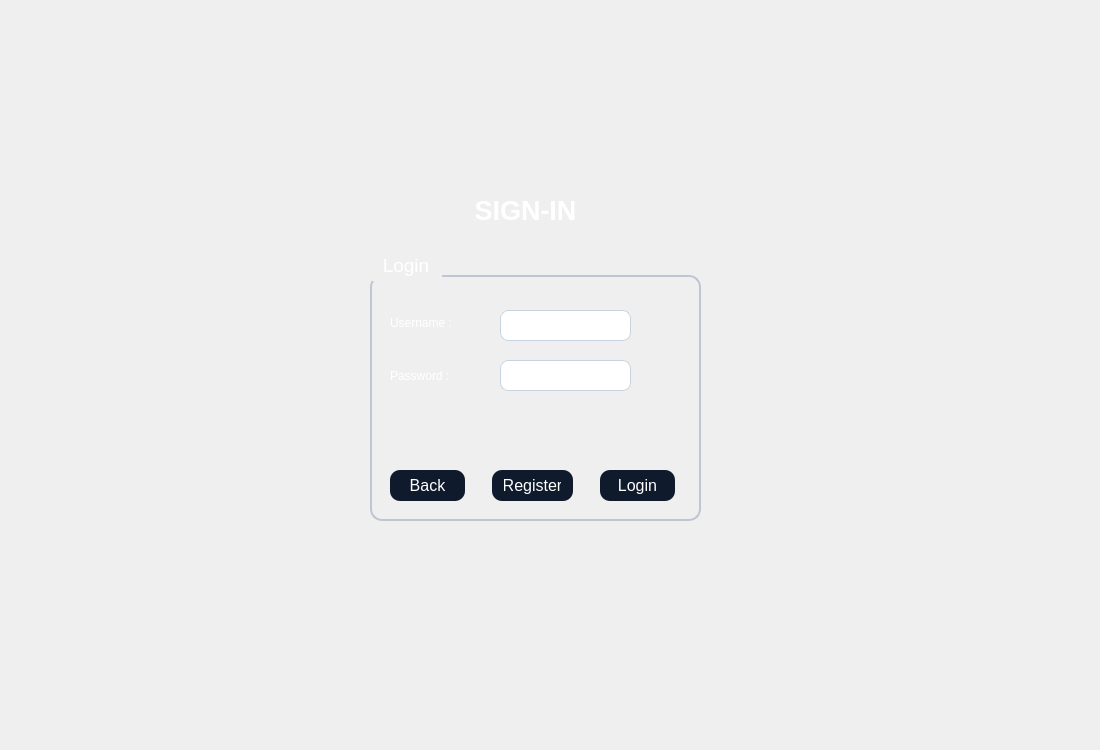
<?xml version="1.0" encoding="UTF-8"?>
<ui version="4.0">
 <class>secondwindow1</class>
 <widget class="QDialog" name="secondwindow1">
  <property name="geometry">
   <rect>
    <x>0</x>
    <y>0</y>
    <width>1100</width>
    <height>750</height>
   </rect>
  </property>
  <property name="windowTitle">
   <string>Dialog</string>
  </property>
  <property name="styleSheet">
   <string notr="true">QGroupBox {
    border: 1.5px solid #BFC5D2;
    border-radius: 12px;
    margin-top: 25px;
    color: white;
    font-family: &quot;Segoe UI Semibold&quot;;
    font-size: 14pt;
}

QGroupBox::title {
    subcontrol-origin: margin;
    padding: 4px 10px;
}
QPushButton {
    background-color: #0F1A2C;
    color: #FFFFFF;
	border-color: rgb(0, 0, 0);
    border-radius: 10px;
    font-family: &quot;Montserrat SemiBold&quot;;
    font-size: 12pt;
    padding: 6px 12px;
}

QPushButton:hover {
    background-color: #1A2942;
}

QPushButton:pressed {
    background-color: #09111A;
}
QLineEdit {
    background-color: #FFFFFF;
    border: 1px solid #C6D4E1;
    border-radius: 8px;
    padding: 6px;
    color: #0A1320;
    font-family: &quot;Inter&quot;;
    font-size: 11pt;
}

QLineEdit:focus {
    border: 1px solid #00B4FF;
    background-color: #F8FBFF;
}</string>
  </property>
  <widget class="QLabel" name="label_3">
   <property name="geometry">
    <rect>
     <x>320</x>
     <y>160</y>
     <width>401</width>
     <height>101</height>
    </rect>
   </property>
   <property name="styleSheet">
    <string notr="true">color: #FFFFFF; 
font-family: &quot;Montserrat SemiBold&quot;; 
font-size: 28pt;
font-weight: 700; 
padding: 4px 0;</string>
   </property>
   <property name="text">
    <string>&lt;html&gt;&lt;head/&gt;&lt;body&gt;&lt;p align=&quot;center&quot;&gt;&lt;span style=&quot; font-size:20pt;&quot;&gt;SIGN-IN&lt;/span&gt;&lt;/p&gt;&lt;/body&gt;&lt;/html&gt;</string>
   </property>
  </widget>
  <widget class="QLabel" name="label_4">
   <property name="geometry">
    <rect>
     <x>0</x>
     <y>0</y>
     <width>1100</width>
     <height>750</height>
    </rect>
   </property>
   <property name="styleSheet">
    <string notr="true">image: url(:/new/prefix1/bg.jpg);</string>
   </property>
   <property name="text">
    <string/>
   </property>
  </widget>
  <widget class="QGroupBox" name="groupBox">
   <property name="geometry">
    <rect>
     <x>370</x>
     <y>250</y>
     <width>331</width>
     <height>271</height>
    </rect>
   </property>
   <property name="styleSheet">
    <string notr="true"/>
   </property>
   <property name="title">
    <string>Login</string>
   </property>
   <widget class="QLabel" name="label">
    <property name="geometry">
     <rect>
      <x>20</x>
      <y>65</y>
      <width>81</width>
      <height>16</height>
     </rect>
    </property>
    <property name="styleSheet">
     <string notr="true">color: rgb(255, 255, 255);</string>
    </property>
    <property name="text">
     <string>Username :</string>
    </property>
   </widget>
   <widget class="QLabel" name="label_2">
    <property name="geometry">
     <rect>
      <x>20</x>
      <y>115</y>
      <width>71</width>
      <height>21</height>
     </rect>
    </property>
    <property name="styleSheet">
     <string notr="true">color: rgb(255, 255, 255);</string>
    </property>
    <property name="text">
     <string>Password :</string>
    </property>
   </widget>
   <widget class="QLineEdit" name="le1">
    <property name="geometry">
     <rect>
      <x>130</x>
      <y>60</y>
      <width>131</width>
      <height>31</height>
     </rect>
    </property>
   </widget>
   <widget class="QLineEdit" name="le2">
    <property name="geometry">
     <rect>
      <x>130</x>
      <y>110</y>
      <width>131</width>
      <height>31</height>
     </rect>
    </property>
    <property name="echoMode">
     <enum>QLineEdit::EchoMode::Password</enum>
    </property>
   </widget>
   <widget class="QPushButton" name="btnBack">
    <property name="geometry">
     <rect>
      <x>20</x>
      <y>220</y>
      <width>75</width>
      <height>31</height>
     </rect>
    </property>
    <property name="styleSheet">
     <string notr="true"/>
    </property>
    <property name="text">
     <string>Back</string>
    </property>
   </widget>
   <widget class="QPushButton" name="btnLogin">
    <property name="geometry">
     <rect>
      <x>230</x>
      <y>220</y>
      <width>75</width>
      <height>31</height>
     </rect>
    </property>
    <property name="text">
     <string>Login</string>
    </property>
   </widget>
   <widget class="QPushButton" name="btnCreateAccount">
    <property name="geometry">
     <rect>
      <x>122</x>
      <y>220</y>
      <width>81</width>
      <height>31</height>
     </rect>
    </property>
    <property name="text">
     <string>Register</string>
    </property>
   </widget>
   <widget class="QLabel" name="l">
    <property name="geometry">
     <rect>
      <x>40</x>
      <y>150</y>
      <width>291</width>
      <height>61</height>
     </rect>
    </property>
    <property name="styleSheet">
     <string notr="true">color: rgb(255, 0, 0);
font: 700 14pt &quot;Segoe UI&quot;;</string>
    </property>
    <property name="text">
     <string/>
    </property>
   </widget>
  </widget>
  <zorder>label_4</zorder>
  <zorder>label_3</zorder>
  <zorder>groupBox</zorder>
 </widget>
 <resources/>
 <connections/>
</ui>
